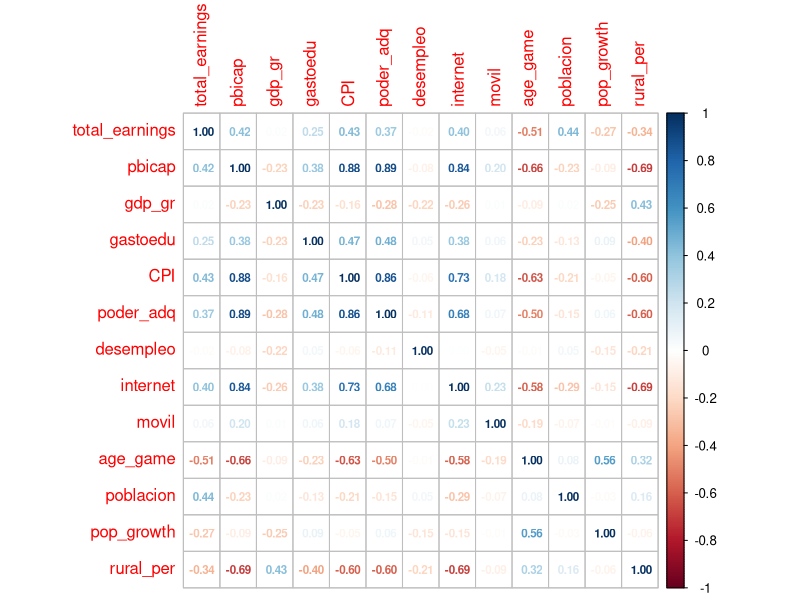

Recreate this plot in R.
#importar librerias
library(dplyr)
# library(Ecdat) #
# library(plm)
library(corrplot)

# Lectura de datos

df <- read.csv('df_17_18_19.csv')

head(df,3)


# orden para panel
df <- df %>% 
  select(year, country, total_earnings, # y
         -total_players,-iso, #no aplica el modelo 
         pbicap, gdp_gr, GDP_growth, GNI_cap, # variables macroeconomicas
         gastoedu, -edu_pbi_per, # edu
         CPI, # corrupcion
         poder_adq, desempleo,# work 
         internet, elect_acc, movil, # tech access
         age_work, age_game, # edades
         poblacion, pop_growth, rural_per, urb # people
        ) %>%
  arrange(country, decreasing = FALSE)


# Valores Na encontrados

sapply(df, function(x) sum(is.na(x)))

## Venezuela no tiene valores pbicap

df[is.na(df$internet),] # 2018 cambodia y trinidad y tobago

### Cambodia, hueco en 2018, 2019=52, 2017=33

df[df$country=='Cambodia', 'internet'][2] <- 
          (df[df$country=='Cambodia', 'internet'][1] + 
             df[df$country=='Cambodia', 'internet'][3])/2

### trinidad y tobago, hueco reemplazdo por el promedio
df[df$country=='Trinidad and Tobago', 'internet'][2] <- 
          (df[df$country=='Trinidad and Tobago', 'internet'][1]+
              df[df$country=='Trinidad and Tobago', 'internet'][3])/2
#######
# Filtro paises por conflicto o restricciones gubernaentales
df[is.na(df$poder_adq),'country'] # nas
df[is.na(df$GNI_cap),'country'] # nas

df <- df[!df$country %in% c('Cuba','Syrian Arab Republic'),]
###

df[is.na(df$gastoedu),c('country', 'year')] # nas

# 
df <- df%>%select(-age_work, # personas relacionado a pobacion
                  -urb,  # igual a rural
                  )

##################################
# por mientras

df_standar <- df[!df$country %in% c('Bosnia and Herzegovina',
                                    'Egypt', 'India', 'Iraq',
                                    'Ireland', 'Kuwait', 'Mexico',
                                    'North Macedonia', 'Saudi Arabia',
                                    'Sri Lanka', 'Tunisia',
                                    'United Arab Emirates'),]

sapply(df_standar, function(x) sum(is.na(x)))
###############################
# Normalizar datos


df_standar <- df_standar %>% 
  mutate(across(c("total_earnings", "pbicap", "poblacion", "GNI_cap"), ~log(.) %>% as.vector))

head(df_standar,3)



summary(df_standar)


df_corr <- df_standar%>%select(-GNI_cap, # mide lo imso de pbi calidad de vida
                               -GDP_growth, 
                               -elect_acc)


matriz_corr <- cor(df_corr[3:15])
corrplot(matriz_corr, method = 'number', number.cex = 0.7) # encuentro correlaciones

####
# save data clean

write.csv(df_corr, 'df_tfm_clean_test.csv', row.names = FALSE)
